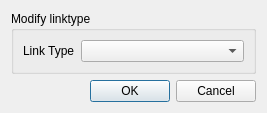
<?xml version="1.0" encoding="UTF-8"?>
<ui version="4.0">
 <class>Dialog</class>
 <widget class="QDialog" name="Dialog">
  <property name="geometry">
   <rect>
    <x>0</x>
    <y>0</y>
    <width>267</width>
    <height>106</height>
   </rect>
  </property>
  <property name="windowTitle">
   <string>Link types</string>
  </property>
  <layout class="QVBoxLayout" name="verticalLayout_3">
   <item>
    <layout class="QVBoxLayout" name="verticalLayout_2">
     <item>
      <widget class="QGroupBox" name="groupBox">
       <property name="title">
        <string>Modify linktype</string>
       </property>
       <layout class="QVBoxLayout" name="verticalLayout">
        <item>
         <layout class="QFormLayout" name="formLayout">
          <item row="0" column="0">
           <widget class="QLabel" name="label">
            <property name="text">
             <string>Link Type</string>
            </property>
           </widget>
          </item>
          <item row="0" column="1">
           <widget class="QComboBox" name="cb_linktype"/>
          </item>
         </layout>
        </item>
       </layout>
      </widget>
     </item>
     <item>
      <layout class="QHBoxLayout" name="horizontalLayout_5">
       <item>
        <spacer name="horizontalSpacer_2">
         <property name="orientation">
          <enum>Qt::Horizontal</enum>
         </property>
         <property name="sizeHint" stdset="0">
          <size>
           <width>40</width>
           <height>20</height>
          </size>
         </property>
        </spacer>
       </item>
       <item>
        <widget class="QDialogButtonBox" name="buttonBox">
         <property name="standardButtons">
          <set>QDialogButtonBox::Cancel|QDialogButtonBox::Ok</set>
         </property>
        </widget>
       </item>
      </layout>
     </item>
    </layout>
   </item>
  </layout>
 </widget>
 <resources/>
 <connections/>
</ui>
